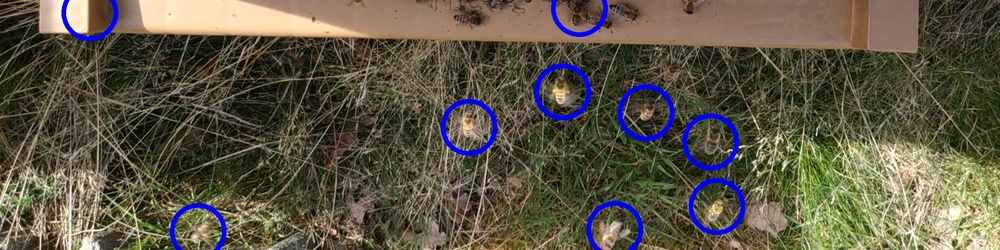
#> input picture example_frame.jpg, 1000 x 250 px, shrunk from 1920 x 480 before the run
$ python imgView.py ../example_frame.jpg
#> lines starting #> are read from the running program, lines starting #| are printed output that depends on the picture
import cv2
import numpy as np
import time
import skimage.measure
import matplotlib.pyplot as plt
import sys

img = cv2.imread(sys.argv[1], 0)
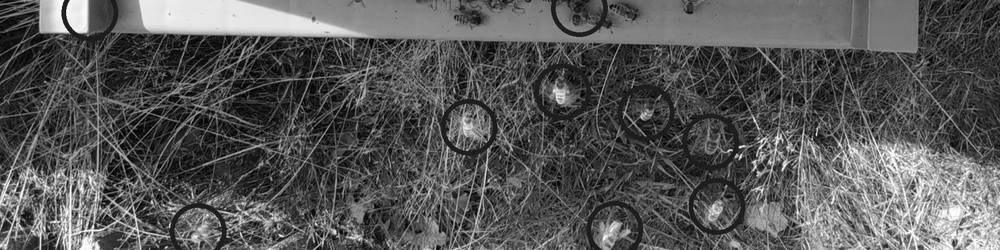
#> img: shape (250, 1000); min 0, max 255, mean 87.4
img2 = cv2.blur(img, (5, 5))
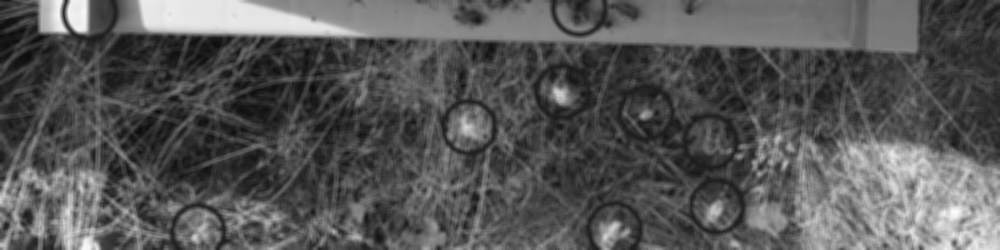
#> img2: shape (250, 1000); min 10, max 251, mean 87.4
img3 = cv2.blur(img, (3, 3))
plt.imshow(img2)
plt.show()
